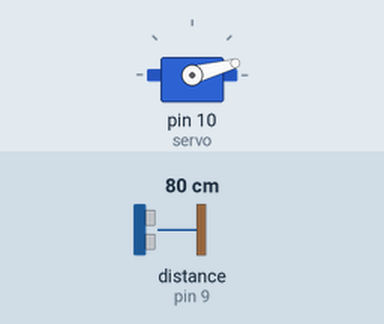
The sketch below on a simulated Arduino Uno, built with avr-gcc and run on an emulated ATmega328P. On the bench: servo. Wiring (inferred from the names in the program): ultrasonic range finder: trigger pin 8; echo pin 9. The inputs (shaded band) are chosen by the test bench; at power-on: distance to the obstacle (sensor on pin 9) 80 cm. The echo pulse lasts 58.3 µs per cm; what the sketch prints to the serial monitor is not drawn.

Above: at 0.01 s.
1.3 s: distance to the obstacle (sensor on pin 9) set to 2 cm
At 2.3 s:
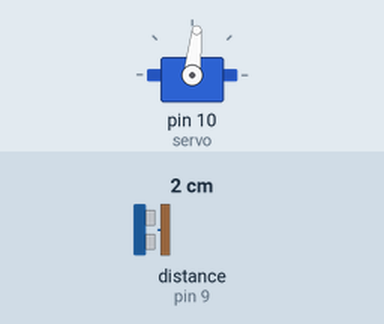
4.3 s: distance to the obstacle (sensor on pin 9) set to 250 cm
At 5.08 s:
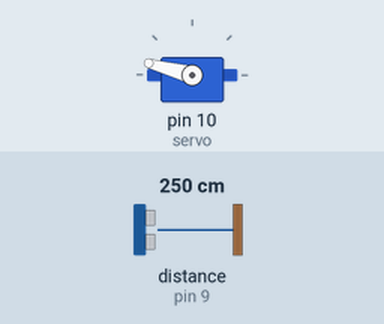
7.3 s: distance to the obstacle (sensor on pin 9) set to 299 cm
10.3 s: distance to the obstacle (sensor on pin 9) set to 120 cm
Timing chart, 0 to 14.3 s (numbered marks = the images above; inputs shaded):
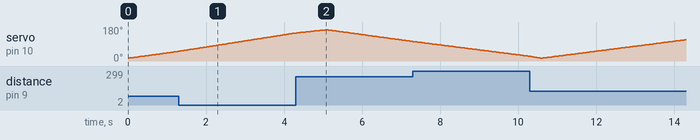

The sketch:

Sonarduino.ino
```cpp
#include <Servo.h>

const byte trigPin = 8;
const byte echoPin = 9;

long duration;
int distance = 0;

Servo servo;

void setup() {
  // put your setup code here, to run once:
  pinMode(trigPin, OUTPUT);
  pinMode(echoPin, INPUT);

  Serial.begin(9600);

  servo.attach(10);
}

void loop() {
  // put your main code here, to run repeatedly:
  for (int i = 15; i <= 165; i++) {
    servo.write(i);
    delay(30);
    int tmp = calculateDistance();
    if (tmp < 40) {
      distance = tmp;
    }

    Serial.print(i);
    Serial.print(",");
    Serial.print(distance);
    Serial.print(".");
  }

  for (int i = 165; i >= 15; i--) {
    servo.write(i);
    delay(20);
    int tmp = calculateDistance();
    if (tmp < 40) {
      distance = tmp;
    }

    Serial.print(i);
    Serial.print(",");
    Serial.print(distance);
    Serial.print(".");
  }
}

int calculateDistance() {
  digitalWrite(trigPin, LOW);
  delayMicroseconds(2);
  digitalWrite(trigPin, HIGH);
  delayMicroseconds(10);
  digitalWrite(trigPin, LOW);
  duration = pulseIn(echoPin, HIGH);
  distance = duration * 0.034 / 2;
  return distance;
}
```
